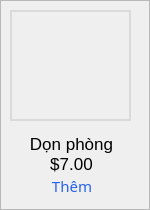
           <widget class="QFrame" name="frmServiceRow6">
            <property name="sizePolicy">
             <sizepolicy hsizetype="Preferred" vsizetype="Preferred">
              <horstretch>0</horstretch>
              <verstretch>0</verstretch>
             </sizepolicy>
            </property>
            <property name="minimumSize">
             <size>
              <width>0</width>
              <height>50</height>
             </size>
            </property>
            <property name="styleSheet">
             <string notr="true">#frame_31 {
	background-color: transparent;
	border:1px;
}</string>
            </property>
            <property name="frameShape">
             <enum>QFrame::StyledPanel</enum>
            </property>
            <property name="frameShadow">
             <enum>QFrame::Raised</enum>
            </property>
            <widget class="QLabel" name="lblServiceRow5Icon">
             <property name="geometry">
              <rect>
               <x>10</x>
               <y>10</y>
               <width>121</width>
               <height>111</height>
              </rect>
             </property>
             <property name="styleSheet">
              <string notr="true">QLabel {
	border: 2px solid #DADADA;
}</string>
             </property>
             <property name="text">
              <string/>
             </property>
             <property name="pixmap">
              <pixmap>C:/Administrator/Downloads/project/images/donphong.png</pixmap>
             </property>
             <property name="scaledContents">
              <bool>true</bool>
             </property>
            </widget>
            <widget class="QLabel" name="lblServiceRow5Price">
             <property name="geometry">
              <rect>
               <x>0</x>
               <y>150</y>
               <width>141</width>
               <height>31</height>
              </rect>
             </property>
             <property name="styleSheet">
              <string notr="true">QLabel {
	font-family: &quot;Montserrat&quot;;
	font-size: 13pt;
	font-weight:400;
	background-color:transparent;
	border:1px;
	padding-left: 2px;
	padding-bottom:3px;
}</string>
             </property>
             <property name="text">
              <string>$7.00</string>
             </property>
             <property name="alignment">
              <set>Qt::AlignCenter</set>
             </property>
            </widget>
            <widget class="QPushButton" name="btnServiceRow5Add">
             <property name="geometry">
              <rect>
               <x>40</x>
               <y>170</y>
               <width>61</width>
               <height>31</height>
              </rect>
             </property>
             <property name="font">
              <font>
               <family>Montserrat</family>
               <pointsize>11</pointsize>
               <weight>50</weight>
               <bold>false</bold>
              </font>
             </property>
             <property name="cursor">
              <cursorShape>PointingHandCursor</cursorShape>
             </property>
             <property name="styleSheet">
              <string notr="true">QPushButton {
	font-family: &quot;Montserrat&quot;;
	font-size:11pt;
	color: #2563EB;
	font-weight:400;
	background-color:transparent;
	border:1px;
	border-radius:5px;
	padding-left:3px;
}
QPushButton:hover {
	text-decoration: underline;
}</string>
             </property>
             <property name="text">
              <string>Thêm</string>
             </property>
            </widget>
            <widget class="QLabel" name="lblServiceRow5Name">
             <property name="geometry">
              <rect>
               <x>0</x>
               <y>130</y>
               <width>141</width>
               <height>31</height>
              </rect>
             </property>
             <property name="styleSheet">
              <string notr="true">QLabel {
	font-family: &quot;Montserrat&quot;;
	font-size: 13pt;
	font-weight:400;
	background-color:transparent;
	border:1px;
	padding-left: 2px;
	padding-bottom:3px;
}</string>
             </property>
             <property name="text">
              <string>Dọn phòng</string>
             </property>
             <property name="alignment">
              <set>Qt::AlignCenter</set>
             </property>
            </widget>
           </widget>
